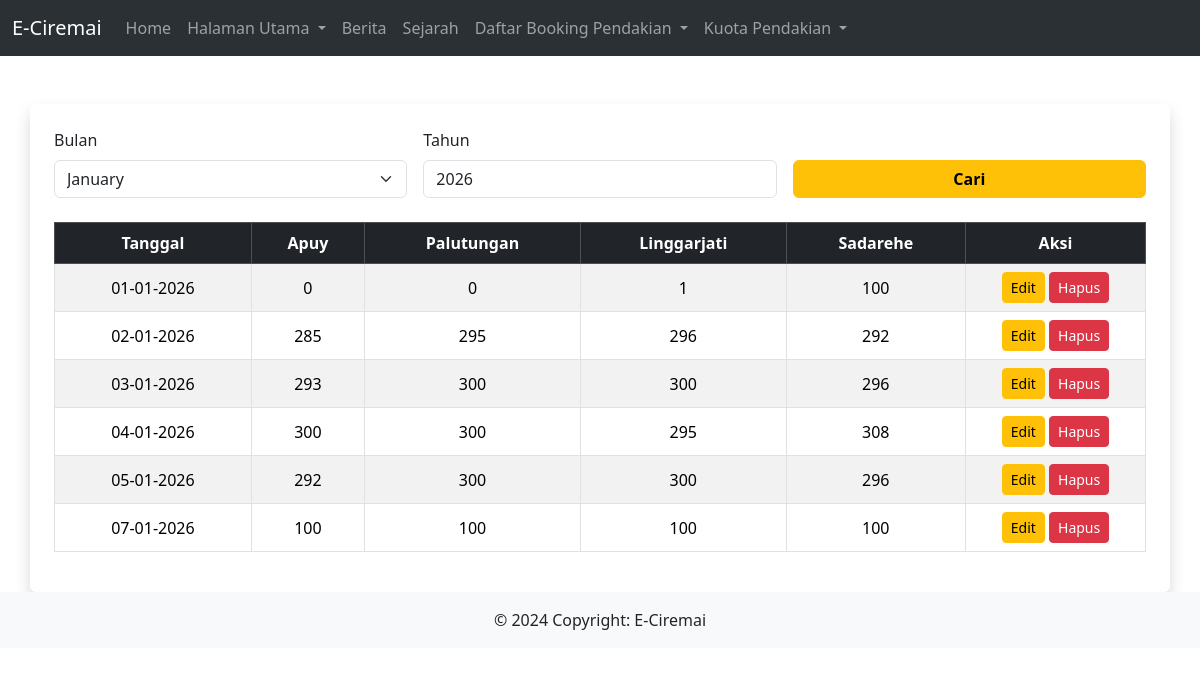
Screenshot of /Admin/k_pendaki.php with the database file from the repository.
### tables this page shows
CREATE TABLE `kuota_pendakian` (
  `id_kp` int(11) NOT NULL,
  `tanggal` date NOT NULL,
  `apuy` int(11) DEFAULT 0,
  `palutungan` int(11) DEFAULT 0,
  `linggarjati` int(11) DEFAULT 0,
  `sadarehe` int(11) DEFAULT 0
);

### Admin/k_pendaki.php (the view, shortened to what this page needs)
<?php
include_once("../inc/inc_conn.php");
$bulan   = $_GET['bulan'] ?? date('m');
$tahun   = $_GET['tahun'] ?? date('Y');
$edit_id = $_GET['edit'] ?? '';
$data = mysqli_query($koneksi, "
    SELECT * FROM kuota_pendakian
    WHERE MONTH(tanggal)='$bulan'
    AND YEAR(tanggal)='$tahun'
    ORDER BY tanggal ASC
");
?>
<?php include_once("../admin/header.php"); ?>
<div class="container mt-5 bg-white p-4 shadow rounded">
    <form method="GET" class="row g-3 mb-4 align-items-end">
        <div class="col-md-4">
            <label class="form-label">Bulan</label>
            <select name="bulan" class="form-select">
                <?php for ($i=1; $i<=12; $i++): ?>
                    <option value="<?= $i ?>" <?= ($bulan==$i)?'selected':'' ?>>
                        <?= date('F', mktime(0,0,0,$i,1)) ?>
                    </option>
                <?php endfor; ?>
            </select>
        </div>
        <div class="col-md-4">
            <label class="form-label">Tahun</label>
            <input type="number" name="tahun" class="form-control" value="<?= $tahun ?>">
        </div>
        <div class="col-md-4">
            <button class="btn btn-warning w-100 fw-bold">Cari</button>
        </div>
    </form>
    <table class="table table-bordered table-striped text-center align-middle">
        <thead class="table-dark">
            <tr>
                <th>Tanggal</th>
                <th>Apuy</th>
                <th>Palutungan</th>
                <th>Linggarjati</th>
                <th>Sadarehe</th>
                <th width="180">Aksi</th>
            </tr>
        </thead>
        <tbody>
        <?php while ($d = mysqli_fetch_assoc($data)): ?>
            <?php if ($edit_id == $d['id_kp']): ?>
            <form method="POST">
                <tr>
                    <td><input type="date" name="tanggal" value="<?= $d['tanggal'] ?>" class="form-control" required></td>
                    <td><input type="number" name="apuy" value="<?= $d['apuy'] ?>" class="form-control" required></td>
                    <td><input type="number" name="palutungan" value="<?= $d['palutungan'] ?>" class="form-control" required></td>
                    <td><input type="number" name="linggarjati" value="<?= $d['linggarjati'] ?>" class="form-control" required></td>
                    <td><input type="number" name="sadarehe" value="<?= $d['sadarehe'] ?>" class="form-control" required></td>
                    <td>
                        <input type="hidden" name="id_kp" value="<?= $d['id_kp'] ?>">
                        <button name="update" class="btn btn-success btn-sm">Simpan</button>
                        <a href="k_pendaki.php?bulan=<?= $bulan ?>&tahun=<?= $tahun ?>" class="btn btn-secondary btn-sm">Batal</a>
                    </td>
                </tr>
            </form>
            <?php else: ?>
            <tr>
                <td><?= date('d-m-Y', strtotime($d['tanggal'])) ?></td>
                <td><?= $d['apuy'] ?></td>
                <td><?= $d['palutungan'] ?></td>
                <td><?= $d['linggarjati'] ?></td>
                <td><?= $d['sadarehe'] ?></td>
                <td>
                    <a href="?bulan=<?= $bulan ?>&tahun=<?= $tahun ?>&edit=<?= $d['id_kp'] ?>" class="btn btn-warning btn-sm">Edit</a>
                    <a href="?bulan=<?= $bulan ?>&tahun=<?= $tahun ?>&hapus=<?= $d['id_kp'] ?>"
                       onclick="return confirm('Yakin hapus data?')"
                       class="btn btn-danger btn-sm">Hapus</a>
                </td>
            </tr>
            <?php endif; ?>
        <?php endwhile; ?>
        </tbody>
    </table>
</div>
<?php include_once("../admin/footer.php"); ?>

### rows the page displays
kuota_pendakian: tanggal "01-01-2026", apuy "0", palutungan "0", linggarjati "1", sadarehe "100"
kuota_pendakian: tanggal "02-01-2026", apuy "285", palutungan "295", linggarjati "296", sadarehe "292"
kuota_pendakian: tanggal "03-01-2026", apuy "293", palutungan "300", linggarjati "300", sadarehe "296"
kuota_pendakian: tanggal "04-01-2026", apuy "300", palutungan "300", linggarjati "295", sadarehe "308"
kuota_pendakian: tanggal "05-01-2026", apuy "292", palutungan "300", linggarjati "300", sadarehe "296"
kuota_pendakian: tanggal "07-01-2026", apuy "100", palutungan "100", linggarjati "100", sadarehe "100"

### other values shown
form field bulan "January"
